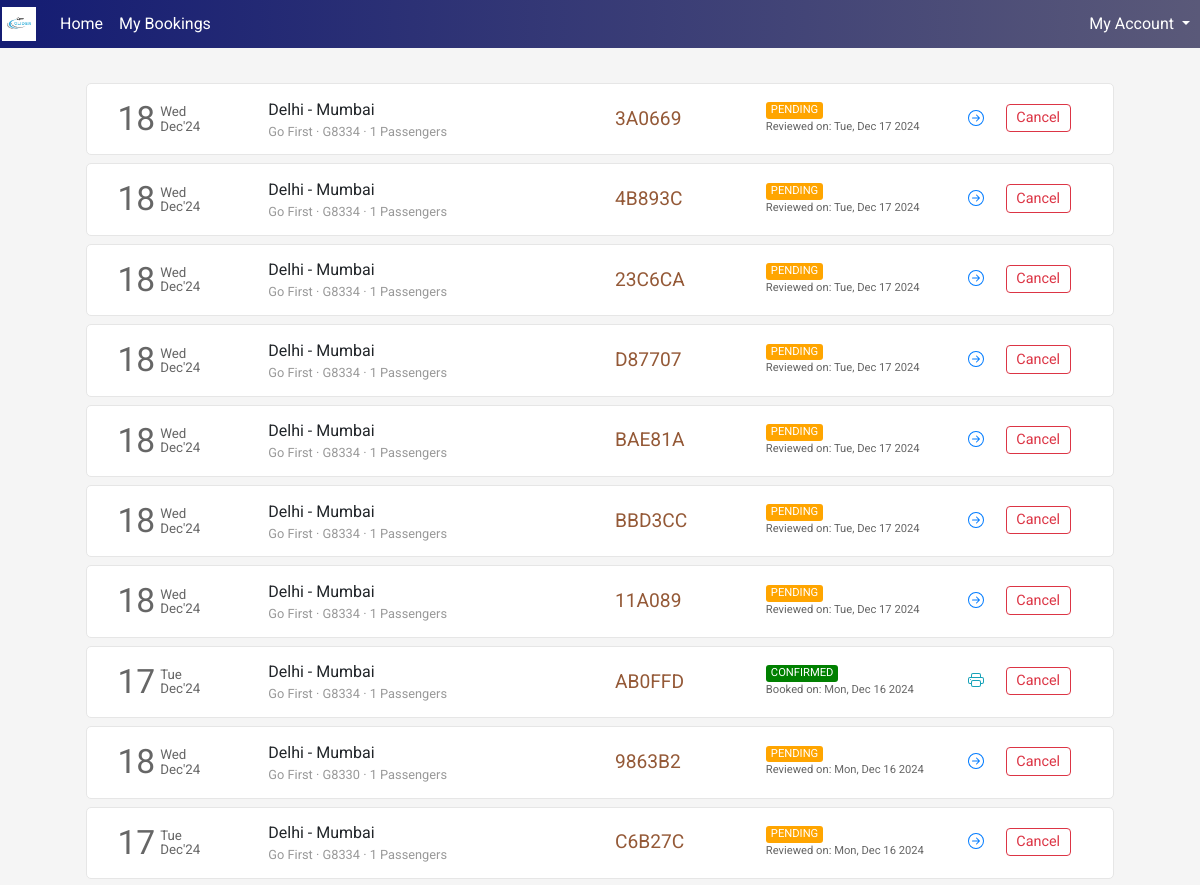
The page /flight/bookings (signed in, upper part) on the database as committed earlier.
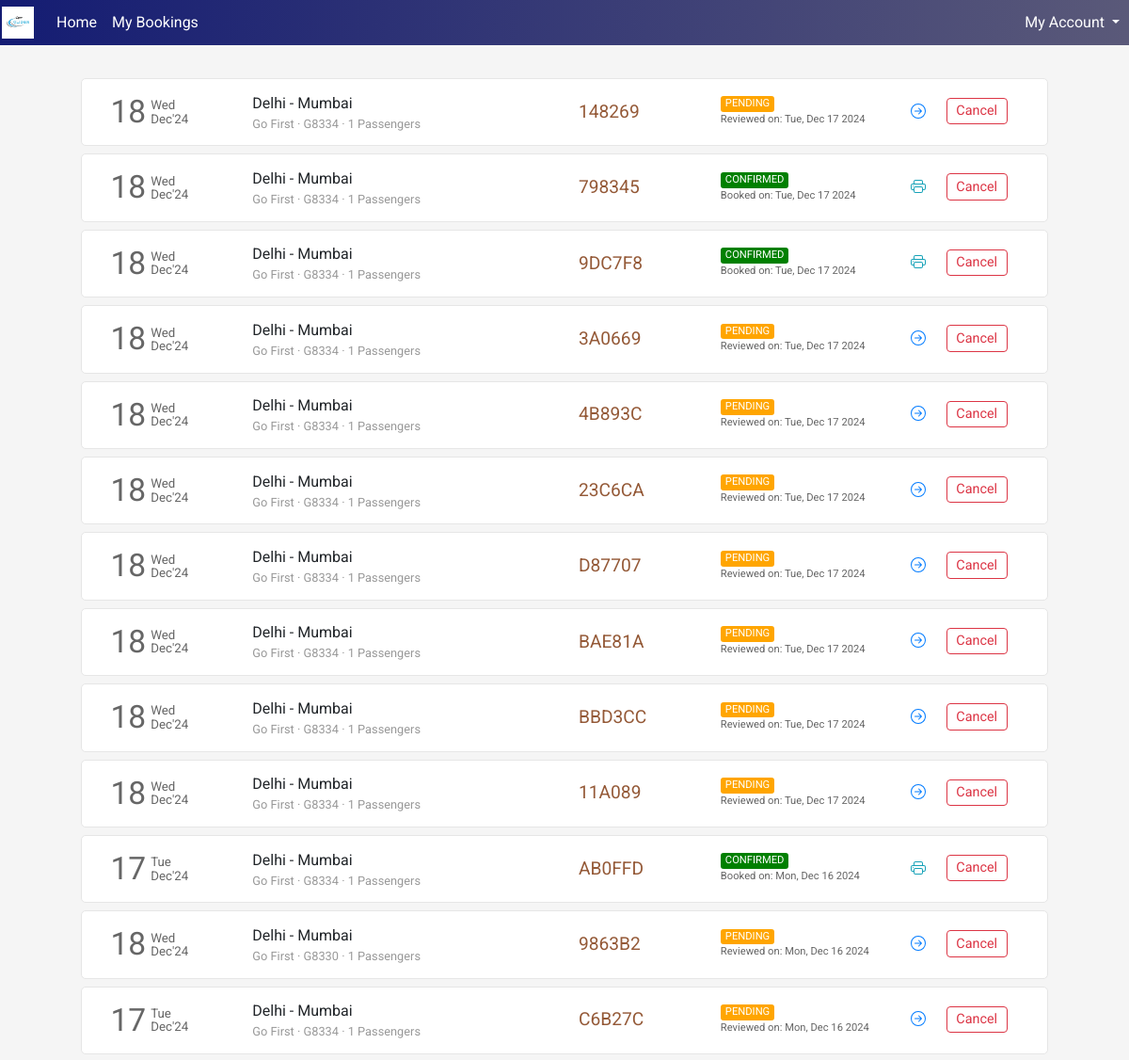
The same page on the database as committed later.
### flight/models.py (models this page shows, shortened)
class Ticket(models.Model):
    user = models.ForeignKey(User,on_delete=models.CASCADE,related_name="bookings", blank=True, null=True)
    ref_no = models.CharField(max_length=6, unique=True)
    passengers = models.ManyToManyField(Passenger, related_name="flight_tickets")
    flight = models.ForeignKey(Flight, on_delete=models.CASCADE, related_name="tickets", blank=True, null=True)
    flight_ddate = models.DateField(blank=True, null=True)
    flight_adate = models.DateField(blank=True, null=True)
    flight_fare = models.FloatField(blank=True,null=True)
    other_charges = models.FloatField(blank=True,null=True)
    coupon_used = models.CharField(max_length=15,blank=True)
    coupon_discount = models.FloatField(default=0.0)
    total_fare = models.FloatField(blank=True, null=True)
    seat_class = models.CharField(max_length=20, choices=SEAT_CLASS)
    booking_date = models.DateTimeField(default=datetime.now)
    mobile = models.CharField(max_length=20,blank=True)
    email = models.EmailField(max_length=45, blank=True)
    status = models.CharField(max_length=45, choices=TICKET_STATUS)

class Flight(models.Model):
    origin = models.ForeignKey(Place, on_delete=models.CASCADE, related_name="departures")
    destination = models.ForeignKey(Place, on_delete=models.CASCADE, related_name="arrivals")
    depart_time = models.TimeField(auto_now=False, auto_now_add=False)
    depart_day = models.ManyToManyField(Week, related_name="flights_of_the_day")
    duration = models.DurationField(null=True)
    arrival_time = models.TimeField(auto_now=False, auto_now_add=False)
    plane = models.CharField(max_length=24)
    airline = models.CharField(max_length=64)
    economy_fare = models.FloatField(null=True)
    business_fare = models.FloatField(null=True)
    first_fare = models.FloatField(null=True)

class Place(models.Model):
    city = models.CharField(max_length=64)
    airport = models.CharField(max_length=64)
    code = models.CharField(max_length=3)
    country = models.CharField(max_length=64)

### flight/views.py (the view)
# urls.py: path('flight/bookings', views.bookings, name="bookings"),
def bookings(request):
    if request.user.is_authenticated:
        tickets = Ticket.objects.filter(user=request.user).order_by('-booking_date')
        return render(request, 'flight/bookings.html', {
            'page': 'bookings',
            'tickets': tickets
        })
    else:
        return HttpResponseRedirect(reverse('login'))

### flight/templates/flight/bookings.html (shortened to what the changed rows need)
{% extends 'flight/layout.html' %}
{% load static %}
{% block head %}
    <link rel="stylesheet" href="{% static 'css/bookings_style.css' %}">
{% endblock head %}
{% block body %}
    <section class="section section1">
        <div class="container">
            {% if tickets %}
                {% for ticket in tickets %}
                    <div class="row each-booking-div" id="{{ticket.ref_no}}">
                        <div class="col-2" style="display: flex;">
                            <div style="display: flex; color: #666666; margin-top: auto;">
                                <div>
                                    <span style="font-size: 2.1em;">{{ticket.flight_ddate | date:"d"}}</span>
                                </div>
                                <div style="font-size: smaller; display: flex; margin: auto 0; padding-left: 5px; line-height: 1em;">
                                    <div style="margin: auto;">
                                        <div style="margin-bottom: 1px;">{{ticket.flight_ddate | date:"D"}}</div>
                                        <div style="margin-top: 1px;">{{ticket.flight_ddate | date:"M'y"}}</div>
                                    </div>
                                </div>
                            </div>
                        </div>
                        <div class="col-4 middle-div">
                            <div style="width:100%">
                                <div class="row places-div" style=" display: flex;">
                                    <div style="max-width: 45%;">{{ticket.flight.origin.city}}</div>
                                    <div>&nbsp;-&nbsp;</div>
                                    <div style="max-width: 45%;">{{ticket.flight.destination.city}}</div>
                                </div>
                                <div class="row places-div" style="font-size: .8em; color: #999999; ">
                                    <div style="max-width: 100%;">{{ticket.flight.airline}} &middot; {{ticket.flight.plane}} &middot; {{ticket.passengers.count}} Passengers</div>
                                </div>
                            </div>
                        </div>
                        <div class="col-2 middle-div">
                            <div style="font-size: 1.2em; color: #945937;">{{ticket.ref_no}}</div>
                        </div>
                        <div class="col-2 middle-div">
                            <div>
                                <div class="row status-div">
                                    {% if ticket.status == 'CONFIRMED' %}
                                        <div class="green">{{ticket.status}}</div>
                                    {% endif %}
                                    {% if ticket.status == 'PENDING' %}
                                        <div class="orange">{{ticket.status}}</div>
                                    {% endif %}
                                </div>
                                <div class="row booking-date-div" style="font-size: .7em; color: #666;">
                                    {% if ticket.status == 'CONFIRMED' %}
                                        Booked on: {{ticket.booking_date | date:"D, M d Y"}}
                                    {% endif %}
                                    {% if ticket.status == 'PENDING' %}
                                        Reviewed on: {{ticket.booking_date | date:"D, M d Y"}}
                                    {% endif %}
                                </div>
                            </div>
                        </div>
                        <div class="col-2 last-div">
                            <div>
                                <div class="ticket-action-div">
                                    {% if ticket.status == 'CONFIRMED' %}
                                        <form action="{% url 'getticket' %}" method="get" target="_blank">
                                            <button type="submit" class="btn btn-outline-info btnp pbtn">
                                            </button>
                                        </form>
                                        <button class="btn btn-outline-danger btnp cbtn"  data-ref="{{ticket.ref_no}}" onclick="popup(this)">Cancel</button>
                                    {% endif %}
                                    {% if ticket.status == 'PENDING' %}
                                        <form action="{% url 'resumebooking' %}" method="POST">
                                            <button type="submit" class="btn btn-outline-primary btnp rbtn">
                                            </button>
                                        </form>
                                        <button type="button" class="btn btn-outline-danger btnp cbtn" data-ref="{{ticket.ref_no}}" onclick="popup(this)">Cancel</button>
                                    {% endif %}
                                </div>
                            </div>
                        </div>
                    </div>
                {% endfor %}
            {% endif %}
        </div>
    </section>
{% endblock %}

Rows that differ between the two databases and show on the page:
added Ticket: flight_ddate "18", flight_ddate "Wed", flight_ddate "Dec'24", flight.origin.city "Delhi", flight.destination.city "Mumbai", flight.airline "Go First", flight.plane "G8334", passengers.count "1", ref_no "148269", status "PENDING", booking_date "Tue, Dec 17 2024"
added Ticket: flight_ddate "18", flight_ddate "Wed", flight_ddate "Dec'24", flight.origin.city "Delhi", flight.destination.city "Mumbai", flight.airline "Go First", flight.plane "G8334", passengers.count "1", ref_no "798345", status "CONFIRMED", booking_date "Tue, Dec 17 2024"
added Ticket: flight_ddate "18", flight_ddate "Wed", flight_ddate "Dec'24", flight.origin.city "Delhi", flight.destination.city "Mumbai", flight.airline "Go First", flight.plane "G8334", passengers.count "1", ref_no "9DC7F8", status "CONFIRMED", booking_date "Tue, Dec 17 2024"
